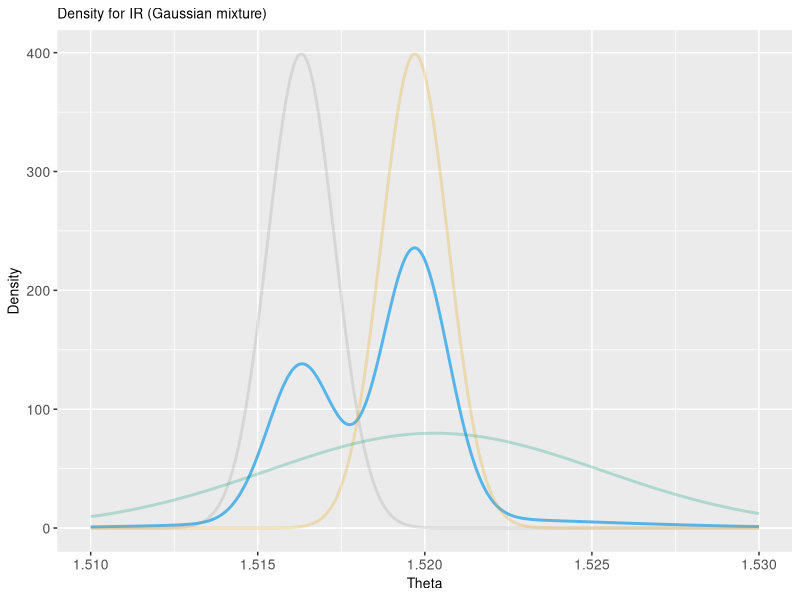
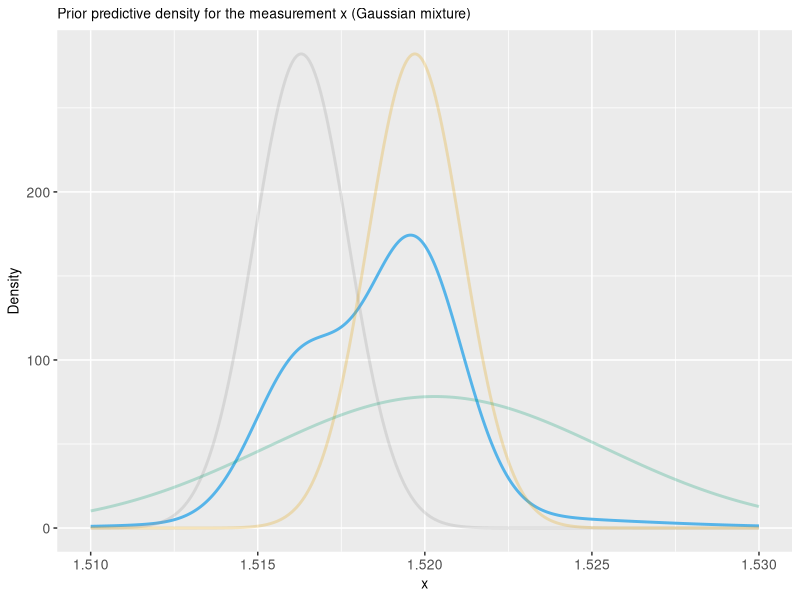

Reproduce these figures in R, in order.
#################################################################
# ASSIGNMENT 1
# Updated: 2019-09-12
# Author: Anna Carlsson
#################################################################

##### Set working directory and load packages #####
setwd("/Users/anna/Dokument/GitHub/MVE187/Assignments/Assignment_1")
library(ggplot2)
library(gplots)
library(ggpubr)

palette <- c("#999999", "#E69F00", "#56B4E9", "#009E73", "#F0E442", "#0072B2", "#D55E00", "#CC79A7")

set.seed(23563)

#### A) Function for plotting normal mixtures ####

# Definition of function
normal_mixture_density <- function(thetas, means, stds, weights){
  n <- length(weights)
  N <- length(thetas)
  nonweighted_densities <- matrix(data = NA, nrow = N, ncol = n)
  for (i in 1:n){
    nonweighted_densities[,i] <- dnorm(thetas, means[i], stds[i], log = FALSE)
  }
  mixture_density <- nonweighted_densities %*% diag(weights)
  return (rowSums(mixture_density))
}

# Parameters
thetas <- seq(1.51, 1.53, length=1000)
weights <- c(0.33, 0.57, 0.10)
means <- c(1.5163, 1.5197, 1.5203)
stds <- c(0.001, 0.001, 0.005)

mixture_density <- normal_mixture_density(thetas, means, stds, weights)

# Densities for each Gaussian, for comparison in plot
density_1 <- dnorm(thetas, means[1], stds[1], log = FALSE)
density_2 <- dnorm(thetas, means[2], stds[2], log = FALSE)
density_3 <- dnorm(thetas, means[3], stds[3], log = FALSE)

ggplot() +
  geom_line(
    aes(x = thetas, y = mixture_density), colour = palette[3], size = 1, show.legend = FALSE) + 
  geom_line(
    aes(x = thetas, y = density_1), colour = palette[1], size = 1, alpha = 0.25, show.legend = FALSE) + 
  geom_line(
    aes(x = thetas, y = density_2), colour = palette[2], size = 1, alpha = 0.25, show.legend = FALSE) + 
  geom_line(
    aes(x = thetas, y = density_3), colour = palette[4], size = 1, alpha = 0.25, show.legend = FALSE) + 
  labs(title = "Density for IR (Gaussian mixture)",
     x = "Theta",
     y = "Density") + 
  theme(
    plot.title = element_text(size = 10),
    axis.title = element_text(size = 10),
    axis.text = element_text(size = 10),
    legend.position = c(0.85, 0.8),
    legend.background = element_rect(fill=alpha('white', 0.9)))

#### B) Prior predictive for mixture density ####
# Parameters
x <- seq(1.51, 1.53, length=1000)
weights <- c(0.33, 0.57, 0.10)
means <- c(1.5163, 1.5197, 1.5203)
stds <- c(sqrt(0.001^2 + 0.001^2), sqrt(0.001^2 + 0.001^2), sqrt(0.001^2 + 0.005^2))

mixture_prior_density <- normal_mixture_density(x, means, stds, weights)

# Prior predictive densities for each Gaussian
prior_density_1 <- dnorm(x, means[1], stds[1], log = FALSE)
prior_density_2 <- dnorm(x, means[2], stds[2], log = FALSE)
prior_density_3 <- dnorm(x, means[3], stds[3], log = FALSE)

ggplot() +
  geom_line(
    aes(x = x, y = mixture_prior_density), colour = palette[3], size = 1, show.legend = FALSE) + 
  geom_line(
    aes(x = x, y = prior_density_1), colour = palette[1], size = 1, alpha = 0.25, show.legend = FALSE) + 
  geom_line(
    aes(x = x, y = prior_density_2), colour = palette[2], size = 1, alpha = 0.25, show.legend = FALSE) + 
  geom_line(
    aes(x = x, y = prior_density_3), colour = palette[4], size = 1, alpha = 0.25, show.legend = FALSE) + 
  
  labs(title = "Prior predictive density for the measurement x (Gaussian mixture)",
       x = "x",
       y = "Density") + 
  theme(
    plot.title = element_text(size = 10),
    axis.title = element_text(size = 10),
    axis.text = element_text(size = 10),
    legend.position = c(0.85, 0.8),
    legend.background = element_rect(fill=alpha('white', 0.9)))
